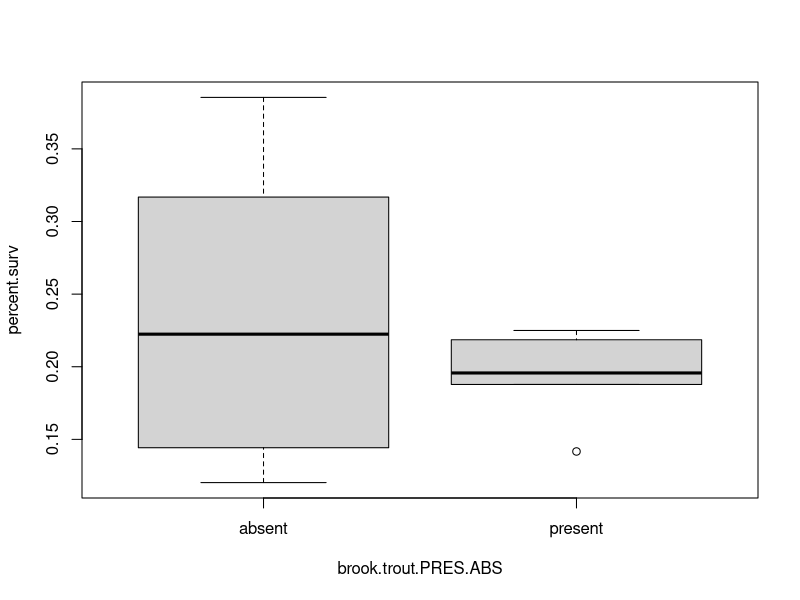
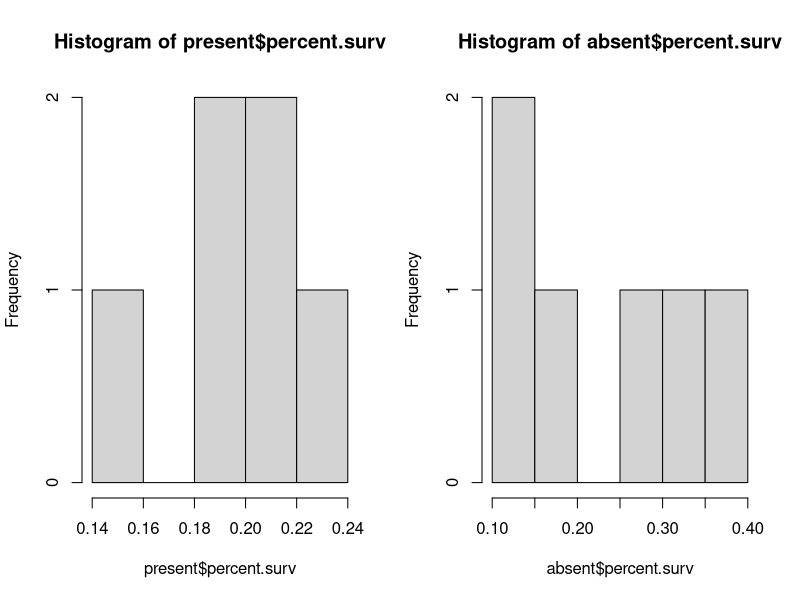
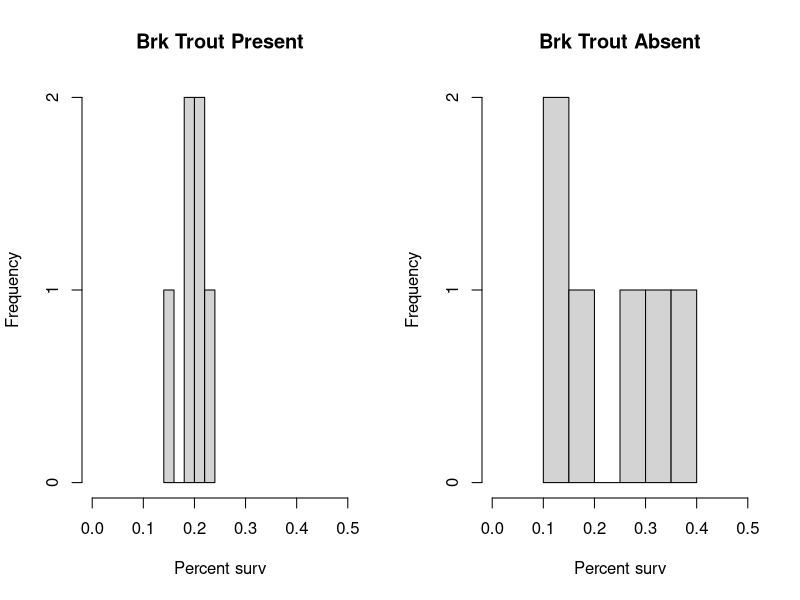
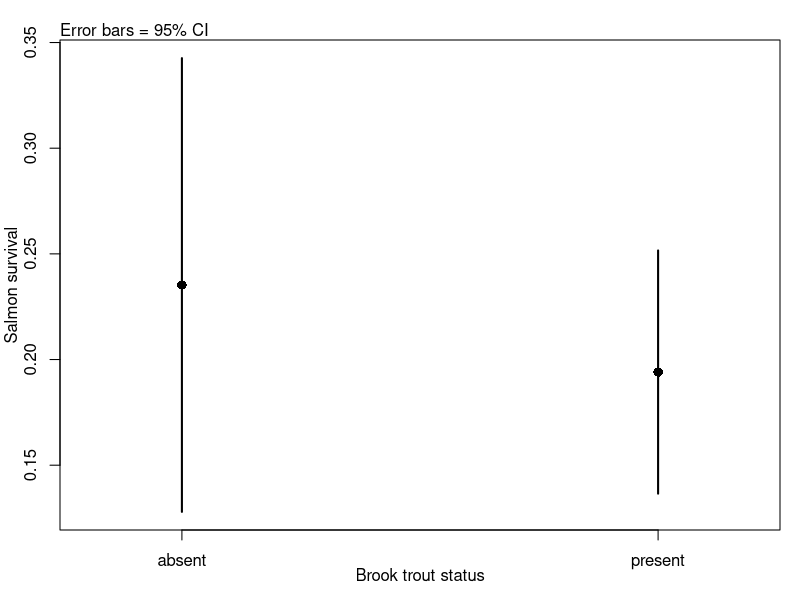
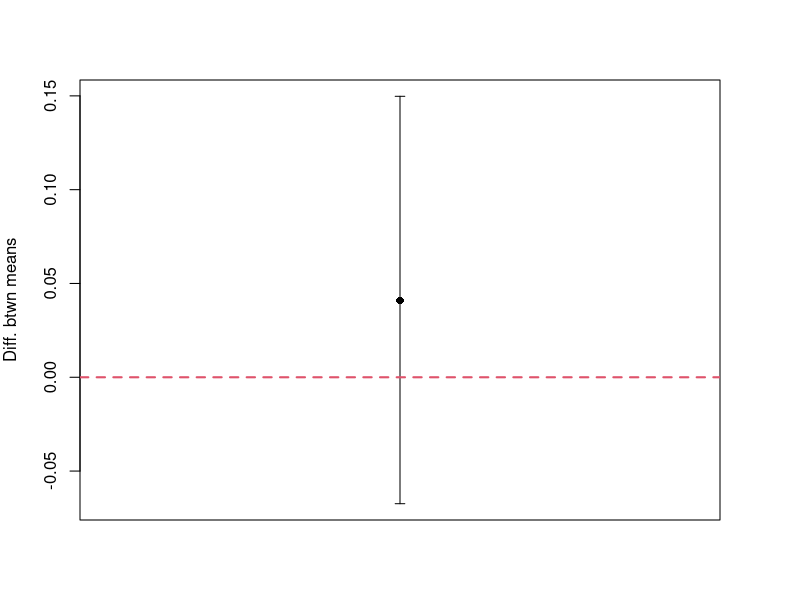
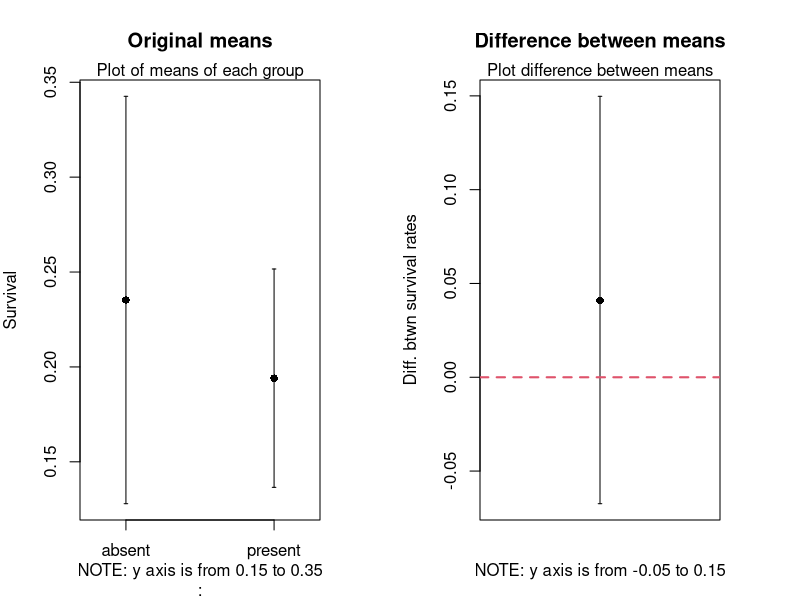

Reproduce these figures in R, in order.
## ---- chunk 1
knitr::opts_chunk$set(echo = TRUE)
## ---- chunk 2
setwd("C:/Users/lisanjie2/Desktop/TEACHING/1_STATS_CalU/1_STAT_CalU_2016_by_NLB/Lab/Lab5_intro_to_t_test_and_hypothesis_testing")
## ---- chunk 3
salmon <- read.csv("Lab5_data_brook_trout.csv")
## ---- chunk 4
# size of dataframe
dim(salmon)

#top of data
head(salmon)

#bottom of data
tail(salmon)

#summary of data
summary(salmon)
## ---- chunk 5
percent.surv <-salmon$salmon.surv/salmon$salmon.released
## ---- chunk 6
summary(percent.surv)
## ---- chunk 7
salmon$percent.surv <- percent.surv
## ---- chunk 8
#The whole datafame
salmon

#summary()
summary(salmon)
## ---- chunk 9
boxplot(percent.surv~brook.trout.PRES.ABS,
        data = salmon)
## ---- chunk 10
present <- subset(salmon,
                  select = c("brook.trout.PRES.ABS",
                             "percent.surv"),         
                  brook.trout.PRES.ABS == "present")

## ---- chunk 11
absent <- subset(salmon,
                  select = c("brook.trout.PRES.ABS",
                             "percent.surv"),         
                  brook.trout.PRES.ABS == "absent")

## ---- chunk 12
# the par() command
par(mfrow = c(1,2))

#left histogram
hist(present$percent.surv)

#right histogram
hist(absent$percent.surv)
## ---- chunk 13
par(mfrow = c(1,2))
#left histogram
hist(present$percent.surv,
     main = "Brk Trout Present", 
     xlim = c(0,0.5),
     xlab = "Percent surv")

#right histogram
hist(absent$percent.surv,
     main = "Brk Trout Absent" ,
     xlim = c(0,0.5),
     xlab = "Percent surv")

## ---- chunk 14
#use tapply() on salmon dataframe
my.means <- tapply(salmon$percent.surv,
                       salmon$brook.trout.PRES.ABS,
                       FUN = mean,
                       na.rm = T)

#the result: both means calcualted
my.means

#use tapply() to calcualte the sd
my.sd <- tapply(salmon$percent.surv,
                       salmon$brook.trout.PRES.ABS,
                       FUN = sd,
                       na.rm = T)

#the result
my.sd

## ---- chunk 15
#sample size
n<- 6

#calculate se
my.se <- sqrt(my.sd)/n


## ---- chunk 16
#### The function STARTS here ####
plot2means <- function(means,
                           se,
                           groups = 2,
                           categories = c("Group 1","Group 2"),
                           x.axis.label = "x axis",
                           y.axis.label = "y axis",
                       axis.adjust = 0){
  
  # reset plot window
  par(mfrow = c(1,1), 
      mar = c(3.5,3,2,1))
                             
  # calculate values for plotting limits                 
  y.max <- max(means+2*se) +                    
    max(means+2*se)*axis.adjust
  y.min <- min(means-2*se) - 
    max(means+2*se)*axis.adjust
  
  if(groups == 2){ x.values <- c(0.25, 0.5)}
  
  
  
  #Plot means
  plot(means ~ x.values,
       xlim = c(0.2,0.55),
       ylim = c(y.min,y.max),
       xaxt = "n",
       xlab = "",
       ylab = "",
       cex = 1.25,
       pch = 16)
  
  axis(side = 1, 
       at = x.values,
       labels = categories,
      )
  
  #Plot upper error bar 
  lwd. <- 2
  arrows(y0 = means,
         x0 = x.values,
         y1 = means+2*se,
         x1 = x.values,
         length = 0,
         lwd = lwd.)
  
  #Plot lower error bar
  arrows(y0 = means,
         x0 = x.values,
         y1 = means-2*se,
         x1 = x.values,
         length = 0,
         lwd = lwd.) 
  
  mtext(text = x.axis.label,side = 1,line = 1.75)
  mtext(text = y.axis.label,side = 2,line = 1.95)
  mtext(text = "Error bars = 95% CI",side = 3,line = 0,adj = 0)
  
}

#### The function ENDS here ####
## ---- chunk 17
plot2means(means = my.means,
           se = my.se,
           categories =  c("absent",
                           "present"),
           x.axis.label = "Brook trout status",
           y.axis.label = "Salmon survival"
            
          )
## ---- chunk 18
t.test(percent.surv ~ brook.trout.PRES.ABS, 
       data = salmon)
## ---- chunk 19
t.out <- t.test(percent.surv ~ brook.trout.PRES.ABS, 
       data = salmon)
mean1 <- round(t.out$estimate[[1]],3)
mean2 <- round(t.out$estimate[[2]],3)
## ---- chunk 20
library(Hmisc)
par(mfrow = c(1,1), mar = c(4,4,4,4))
errbar(x = 1, y = mean1-mean2,
       yplus = t.out$conf.int[[2]],
       yminus = t.out$conf.int[[1]],
       xaxt = "n",ylab = "Diff. btwn means",xla = "")

abline(h=0, col = 2, lwd = 2,lty =2)
## ---- chunk 21
par(mfrow = c(1,2), mar = c(4,4,4,4))
errbar(x = 1:2, 
       y = my.means,
       yplus = my.means + 2*my.se,
       yminus = my.means -2*my.se,
       xaxt = "n",ylab = "Survival",
       xlim = c(0.75,2.25),
       main = "Original means")
mtext("NOTE: y axis is from 0.15 to 0.35",side = 1, line = 2)
axis(side = 1,at = c(1,2),labels = c("absent","present"))
mtext("Plot of means of each group")

errbar(x = 1, y = mean1-mean2,
       yplus = t.out$conf.int[[2]],
       yminus = t.out$conf.int[[1]],
       xaxt = "n",ylab = "Diff. btwn survival rates",
       main = "Difference between means",
       xlab = "")

abline(h=0, col = 2, lwd = 2,lty =2)
mtext("NOTE: y axis is from -0.05 to 0.15",side = 1, line = 2)
mtext("Plot difference between means")
